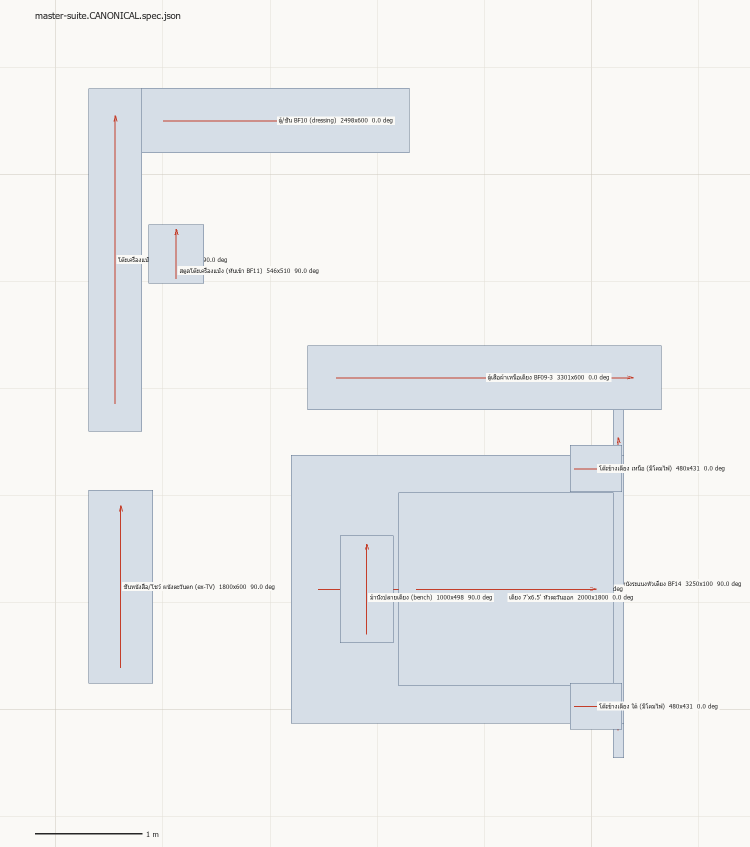
#> input picture projects/PRJ-2026-002_c001-house/03_layout/PLAN_master-suite.png, 1500 x 1693 px (shown at 1/2 size)
$ python image_sanity.py ../../projects/PRJ-2026-002_c001-house/03_layout/PLAN_master-suite.png
#> lines starting #> are read from the running program, lines starting #| are printed output that depends on the picture
#!/usr/bin/env python3
"""image_sanity.py — deterministic no-reference Gate 1 image-execution check.

Gate 1 (blueprint §9.5 EXECUTION) is the cheapest failure: catch a raw render
that is obviously broken — blurred to mush, blown-out / crushed exposure, or a
near-blank frame — and route it to discard/reseed BEFORE spending the structure
gate or the paid LLM judge. This is NOT a perceptual quality score (BRISQUE); it
is a catastrophe floor. Subtle quality remains the LLM judge's job.

Deliberately NOT BRISQUE: a calibrated BRISQUE needs a trained SVR model + a
heavy dep and mis-scores clean AI renders (it is trained on natural photos). We
chose a deterministic, closed-form floor with no model — see the memory note
'brisque-deferred' for when to revisit BRISQUE (Gate 4 / post-upscaler artifacts).

Design mirrors delta_e00.py: the CORE is pure-python and operates on a flat
luminance grid, so it is fully testable with synthetic images and needs NO numpy
or Pillow. Only the real-image LOADER uses Pillow (lazy) — missing Pillow or an
unreadable file yields None, which the caller reads as UNWIRED (never a silent
pass).

BOUNDS ARE DRAFT: the Laplacian-variance / clip / std cutoffs are scale- and
content-dependent heuristics, hardcoded-with-citation here pending a real
calibration on studio renders and a PR into qa/thresholds.yaml (image_qa). The
TESTS pin the metric COMPUTATION (a blurred image scores lower than its sharp
source; an all-white frame clips high; a flat frame is blank) — robust relative
facts — not the absolute cutoffs.
"""
import math

# DRAFT bounds (pending qa/thresholds.yaml image_qa PR + calibration on real
# renders). Computed on a luminance grid downscaled to LOAD_MAX_SIDE.
BOUNDS = {
    "blur_var_fail": 8.0,     # Laplacian variance below this = mush/flat
    "blur_var_warn": 25.0,
    "clip_pct_fail": 0.45,    # >45% of pixels pinned at black or white = blown/crushed
    "clip_pct_warn": 0.25,
    "mean_dark_fail": 12.0,   # overall luminance floor/ceiling (0-255)
    "mean_bright_fail": 243.0,
    "blank_std_fail": 3.0,    # global std below this = near-uniform / empty frame
    "blank_std_warn": 8.0,
}
LOAD_MAX_SIDE = 200           # downscale before the pure-python passes (speed)
_BLACK, _WHITE = 2, 253       # clip thresholds (0-255)

PASS, WARN, FAIL, UNWIRED = "PASS", "WARN", "FAIL", "UNWIRED"


def laplacian_variance(gray, w, h):
    """Variance of the 4-neighbour Laplacian over interior pixels. High = sharp
    (lots of edges), near-zero = flat/blurred. gray = flat row-major luminance."""
    if w < 3 or h < 3:
        return 0.0
    vals = []
    for y in range(1, h - 1):
        row = y * w
        for x in range(1, w - 1):
            i = row + x
            lap = 4.0 * gray[i] - gray[i - 1] - gray[i + 1] - gray[i - w] - gray[i + w]
            vals.append(lap)
    n = len(vals)
    if n < 2:
        return 0.0
    m = sum(vals) / n
    return sum((v - m) ** 2 for v in vals) / n


def exposure_stats(gray):
    """Fraction of pixels clipped at black / white, and the mean luminance."""
    n = len(gray) or 1
    low = sum(1 for v in gray if v <= _BLACK) / n
    high = sum(1 for v in gray if v >= _WHITE) / n
    return {"clipped_low": low, "clipped_high": high, "mean": sum(gray) / n}


def blankness_std(gray):
    """Population std of luminance — near-zero = a uniform / empty frame."""
    n = len(gray) or 1
    m = sum(gray) / n
    return math.sqrt(sum((v - m) ** 2 for v in gray) / n)


def _worst(statuses):
    if FAIL in statuses:
        return FAIL
    if WARN in statuses:
        return WARN
    return PASS


def assess(gray, w, h, bounds=None):
    """Run the three deterministic checks over a luminance grid. Returns
    {status, checks[], detail, metrics}."""
    b = {**BOUNDS, **(bounds or {})}   # partial overrides fall back per-key (no KeyError)
    lv = laplacian_variance(gray, w, h)
    exp = exposure_stats(gray)
    std = blankness_std(gray)
    clip = max(exp["clipped_low"], exp["clipped_high"])

    checks = []
    # blur — a low Laplacian FAILs only when the frame is ALSO flat (low global std):
    # true blur-to-mush is edgeless AND low-contrast. A low-lv but contrasty frame is
    # "smooth content" (a minimalist plaster wall, soft gradient) — that is the LLM
    # judge's aesthetic call, so it WARNs, never a reseed-forcing FAIL. This also keeps
    # the blur and blank checks non-redundant.
    if lv < b["blur_var_fail"] and std < b["blank_std_warn"]:
        blur_status = FAIL
    elif lv < b["blur_var_warn"]:
        blur_status = WARN
    else:
        blur_status = PASS
    checks.append({"check": "blur", "status": blur_status,
                   "detail": f"laplacian_var {lv:.1f} std {std:.1f} "
                             f"(fail = lv<{b['blur_var_fail']} AND std<{b['blank_std_warn']}; warn lv<{b['blur_var_warn']})"})
    # exposure (clip % and mean floor/ceiling)
    if clip > b["clip_pct_fail"] or exp["mean"] < b["mean_dark_fail"] or exp["mean"] > b["mean_bright_fail"]:
        exp_status = FAIL
    elif clip > b["clip_pct_warn"]:
        exp_status = WARN
    else:
        exp_status = PASS
    checks.append({"check": "exposure", "status": exp_status,
                   "detail": f"clip {clip*100:.0f}% mean {exp['mean']:.0f} "
                             f"(fail clip>{b['clip_pct_fail']*100:.0f}% or mean<{b['mean_dark_fail']}/>{b['mean_bright_fail']})"})
    # blank
    blank_status = FAIL if std < b["blank_std_fail"] else (WARN if std < b["blank_std_warn"] else PASS)
    checks.append({"check": "blank", "status": blank_status,
                   "detail": f"std {std:.1f} (fail<{b['blank_std_fail']}, warn<{b['blank_std_warn']})"})

    status = _worst([c["status"] for c in checks])
    failed = [c["check"] for c in checks if c["status"] == FAIL]
    warned = [c["check"] for c in checks if c["status"] == WARN]
    detail = (f"image sanity {status}"
              + (f" — FAIL: {', '.join(failed)}" if failed else "")
              + (f" — WARN: {', '.join(warned)}" if warned else ""))
    return {"status": status, "checks": checks, "detail": detail,
            "metrics": {"laplacian_var": round(lv, 2), "clipped": round(clip, 3),
                        "mean": round(exp["mean"], 1), "std": round(std, 2)}}


def luma_from_image(path, max_side=LOAD_MAX_SIDE):
    """Load a render as a downscaled flat luminance grid (Pillow, lazy). Returns
    (gray, w, h) or None if Pillow is missing / the file is unreadable — the
    caller must read None as UNWIRED, never a silent pass."""
    try:
        from PIL import Image
        im = Image.open(path).convert("L")
        w, h = im.size
        if max(w, h) > max_side:
            scale = max_side / float(max(w, h))
            w, h = max(1, int(w * scale)), max(1, int(h * scale))
            im = im.resize((w, h))
        # get_flattened_data() on new Pillow (>=12), getdata() on older — both give
        # a flat row-major luminance sequence for an "L" image
        data = im.get_flattened_data() if hasattr(im, "get_flattened_data") else im.getdata()
        return list(data), w, h
    except Exception:  # noqa: BLE001 — missing dep OR unreadable candidate -> UNWIRED
        return None


def sanity_of_image(path, bounds=None):
    """Real-image entry: load + assess, or None (UNWIRED) on any failure."""
    loaded = luma_from_image(path)
#> in luma_from_image, `im = im.resize((w, h))`:
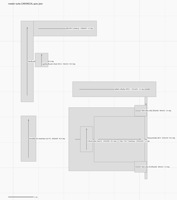
#> im: PIL image 177x200 L; min 156, max 255, mean 240.3
    if loaded is None:
        return None
    gray, w, h = loaded
#> gray = 35400 items; w = 177; h = 200
    return assess(gray, w, h, bounds)
#> the loop in laplacian_variance, `for y in range(1, h - 1):` made 198 passes
#> row on passes 1 to 3: 177, 354, 531
#> after the loop in laplacian_variance, `for y in range(1, h - 1):`: vals = 34650 items
#> in laplacian_variance, `n = len(vals)`: n = 34650
#> in laplacian_variance, `m = sum(vals) / n`: m = 0.00355
#> in assess, `lv = laplacian_variance(gray, w, h)`: lv = 192.6
#> in exposure_stats, `n = len(gray) or 1`: n = 35400
#> in exposure_stats, `low = sum(1 for v in gray if v <= _BLACK) / n`: low = 0
#> in exposure_stats, `high = sum(1 for v in gray if v >= _WHITE) / n`: high = 0.00189
#> in assess, `exp = exposure_stats(gray)`: exp = {'clipped_low': 0, 'clipped_high': 0.00189, 'mean': 240.3}
#> in blankness_std, `n = len(gray) or 1`: n = 35400
#> in blankness_std, `m = sum(gray) / n`: m = 240.3
#> in assess, `std = blankness_std(gray)`: std = 13.88
#> in assess, `clip = max(exp["clipped_low"], exp["clipped_high"])`: clip = 0.00189
#> in assess, `blank_status = FAIL if std < b["blank_std_fail"] else (WARN if std < b..`: blank_status = 'PASS'
#> in assess, `failed = [c["check"] for c in checks if c["status"] == FAIL]`: failed = []


if __name__ == "__main__":
    import sys
    if len(sys.argv) < 2:
        raise SystemExit("usage: python image_sanity.py IMAGE.png")
    r = sanity_of_image(sys.argv[1])
#> r = 4 items
    if r is None:
        print("UNWIRED (Pillow missing or unreadable image)")
        sys.exit(2)
    print(r["detail"])
#| image sanity PASS
    print("  metrics:", r["metrics"])
#|   metrics: {'laplacian_var': 192.59, 'clipped': 0.002, 'mean': 240.3, 'std': 13.88}
    sys.exit(0 if r["status"] != FAIL else 1)
#> (the program exits here)
